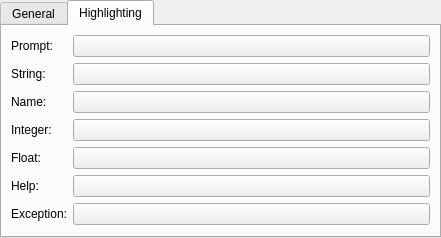
<?xml version="1.0" encoding="UTF-8"?>
<ui version="4.0">
 <class>ConsoleConfig</class>
 <widget class="KTabWidget" name="ConsoleConfig">
  <property name="currentIndex">
   <number>1</number>
  </property>
  <widget class="QWidget" name="generalTab">
   <attribute name="title">
    <string>General</string>
   </attribute>
   <layout class="QGridLayout" name="gridLayout_2">
    <item row="1" column="3">
     <widget class="KLineEdit" name="ps2">
      <property name="whatsThis">
       <string>Continuation prompt</string>
      </property>
      <property name="text">
       <string>...</string>
      </property>
     </widget>
    </item>
    <item row="1" column="1">
     <widget class="KLineEdit" name="ps1">
      <property name="whatsThis">
       <string>Main prompt</string>
      </property>
      <property name="text">
       <string>&gt;&gt;&gt;</string>
      </property>
     </widget>
    </item>
    <item row="1" column="2">
     <widget class="QLabel" name="labelPs2">
      <property name="text">
       <string>Continuation Prompt:</string>
      </property>
      <property name="buddy">
       <cstring>ps2</cstring>
      </property>
     </widget>
    </item>
    <item row="1" column="0">
     <widget class="QLabel" name="labelPs1">
      <property name="text">
       <string>Main Prompt:</string>
      </property>
      <property name="buddy">
       <cstring>ps1</cstring>
      </property>
     </widget>
    </item>
    <item row="0" column="0" colspan="4">
     <widget class="KFontChooser" name="font">
      <property name="whatsThis">
       <string>Main display font</string>
      </property>
     </widget>
    </item>
   </layout>
  </widget>
  <widget class="QWidget" name="coloursTab">
   <attribute name="title">
    <string>Highlighting</string>
   </attribute>
   <layout class="QFormLayout" name="formLayout">
    <item row="0" column="0">
     <widget class="QLabel" name="promptLabel">
      <property name="text">
       <string>Prompt:</string>
      </property>
      <property name="buddy">
       <cstring>promptColour</cstring>
      </property>
     </widget>
    </item>
    <item row="0" column="1">
     <widget class="KColorButton" name="promptColour"/>
    </item>
    <item row="1" column="0">
     <widget class="QLabel" name="stringLabel">
      <property name="text">
       <string>String:</string>
      </property>
      <property name="buddy">
       <cstring>stringColour</cstring>
      </property>
     </widget>
    </item>
    <item row="1" column="1">
     <widget class="KColorButton" name="stringColour"/>
    </item>
    <item row="2" column="0">
     <widget class="QLabel" name="nameLabel">
      <property name="text">
       <string>Name:</string>
      </property>
      <property name="buddy">
       <cstring>nameColour</cstring>
      </property>
     </widget>
    </item>
    <item row="2" column="1">
     <widget class="KColorButton" name="nameColour"/>
    </item>
    <item row="3" column="0">
     <widget class="QLabel" name="integerLabel">
      <property name="text">
       <string>Integer:</string>
      </property>
      <property name="buddy">
       <cstring>integerColour</cstring>
      </property>
     </widget>
    </item>
    <item row="3" column="1">
     <widget class="KColorButton" name="integerColour"/>
    </item>
    <item row="4" column="0">
     <widget class="QLabel" name="floatLabel">
      <property name="text">
       <string>Float:</string>
      </property>
      <property name="buddy">
       <cstring>floatColour</cstring>
      </property>
     </widget>
    </item>
    <item row="4" column="1">
     <widget class="KColorButton" name="floatColour"/>
    </item>
    <item row="5" column="0">
     <widget class="QLabel" name="helpLabel">
      <property name="text">
       <string>Help:</string>
      </property>
      <property name="buddy">
       <cstring>helpColour</cstring>
      </property>
     </widget>
    </item>
    <item row="5" column="1">
     <widget class="KColorButton" name="helpColour"/>
    </item>
    <item row="6" column="0">
     <widget class="QLabel" name="exceptionLabel">
      <property name="text">
       <string>Exception:</string>
      </property>
      <property name="buddy">
       <cstring>exceptionColour</cstring>
      </property>
     </widget>
    </item>
    <item row="6" column="1">
     <widget class="KColorButton" name="exceptionColour"/>
    </item>
   </layout>
  </widget>
 </widget>
 <customwidgets>
  <customwidget>
   <class>KColorButton</class>
   <extends>QPushButton</extends>
   <header>kcolorbutton.h</header>
  </customwidget>
  <customwidget>
   <class>KFontChooser</class>
   <extends>QWidget</extends>
   <header>kfontdialog.h</header>
  </customwidget>
  <customwidget>
   <class>KLineEdit</class>
   <extends>QLineEdit</extends>
   <header>klineedit.h</header>
  </customwidget>
  <customwidget>
   <class>KTabWidget</class>
   <extends>QTabWidget</extends>
   <header>ktabwidget.h</header>
   <container>1</container>
  </customwidget>
 </customwidgets>
 <tabstops>
  <tabstop>ps1</tabstop>
  <tabstop>ps2</tabstop>
  <tabstop>promptColour</tabstop>
  <tabstop>stringColour</tabstop>
  <tabstop>nameColour</tabstop>
  <tabstop>integerColour</tabstop>
  <tabstop>floatColour</tabstop>
  <tabstop>helpColour</tabstop>
  <tabstop>exceptionColour</tabstop>
 </tabstops>
 <resources/>
 <connections/>
</ui>
